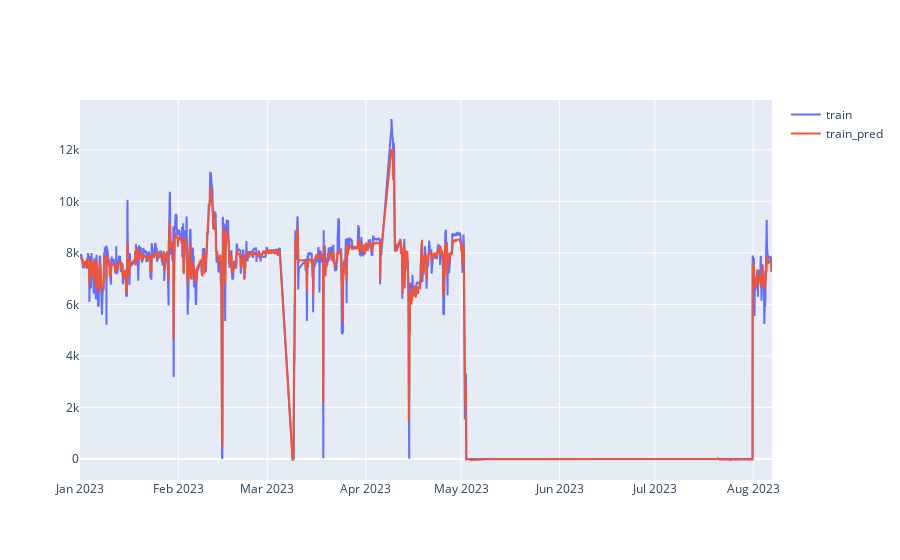

Here is the notebook cell this chart was saved with:
### Code cell
fig = go.Figure()
fig.add_trace(go.Scatter(x=y_train.index, y=y_train, mode='lines', name='train'))
fig.add_trace(go.Scatter(x=y_train.index, y=y_train_pred, mode='lines', name='train_pred'))
fig.show()

### Figure 1 — Plotly figure (JSON) as saved in the notebook; plotly's stock layout.template omitted (floating-point values rounded to 4 significant figures; data arrays with more than 128 entries replaced by an {"elided": "..."} marker saying what was removed)
{"data": [{"mode": "lines", "name": "train", "type": "scatter", "x": {"elided": "3243 str values"}, "y": {"elided": "3243 float values"}}, {"mode": "lines", "name": "train_pred", "type": "scatter", "x": {"elided": "3243 str values"}, "y": {"elided": "3243 float values"}}], "layout": {}}
